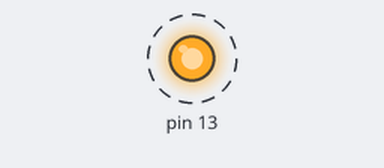
Bench run of a sketch on a simulated Arduino Uno, built with avr-gcc and run on an emulated ATmega328P. Parts: output pins drawn as LEDs (lit = HIGH). Wiring (inferred from the names in the program): DS1307 clock at I2C address 0x68. Dashed ring = blinking. The local clock reads 2024-03-15 10:24:30 at power-on unless the sketch sets it.

Above: at 0.5 s.
Timing chart, 0 to 4.6 s (numbered marks = the images above):
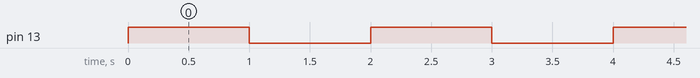

The sketch:

2_set_time_for_the_first_time.ino
```cpp
//make sure to put SCL to A5 on Arduino
//make sure to put SDA to A4 on Arduino
/*
 * this is a code to set the time to a real time for the first time
 * you have to enter the current time from the code down
 * this code only sets the RTC, no LCD dislay
 */
#include "Wire.h"
#define DS1307_I2C_ADDRESS 0x68

byte decToBcd(byte val)
{
  return ( (val/10*16) + (val%10) );
}

void setDateDs1307(
byte second,        // 0-59
byte minute,        // 0-59
byte hour,          // 1-23
byte dayOfWeek,     // 1-7 1=Mon, 7=Sun
byte dayOfMonth,    // 1-28/29/30/31
byte month,         // 1-12
byte year           // 0-99
)
{
  Wire.beginTransmission(DS1307_I2C_ADDRESS);
  Wire.write(0);
  Wire.write(decToBcd(second));
  Wire.write(decToBcd(minute));
  Wire.write(decToBcd(hour));
  Wire.write(decToBcd(dayOfWeek));
  Wire.write(decToBcd(dayOfMonth));
  Wire.write(decToBcd(month));
  Wire.write(decToBcd(year));
  Wire.endTransmission();
}

void setup()
{
  byte second, minute, hour, dayOfWeek, dayOfMonth, month, year;
  Wire.begin();
  pinMode(13, OUTPUT);

  // Change these values to what you want to set your clock to.
  // It is best to add 30 seconds to a minute to allow time for your computer to compile and upload the current time.
  // Only run this script once, as running it again will overwrite the time set in the RTC chip!
  // Hours are in 24 hour format
  // Day of week starts with Monday = 1 up to Sunday = 7
  // Year is in YY format, so only use the last 2 digits of the year
  //
  // Once you have run the program, the LED on pin 13 will flash to say it has finished, DO NOT UNPLUG OR RESET.
  // Simply follow the tutorial and upload the LCD code to avoid overwriting the correct time with this time again.
  //
  second = 0;
  minute = 34;
  hour = 12;
  dayOfWeek = 4;
  dayOfMonth = 6;
  month = 12;
  year = 18;
  setDateDs1307(second, minute, hour, dayOfWeek, dayOfMonth, month, year);
  //*/
}

void loop()
{
  digitalWrite(13, HIGH);   // turn the LED on (HIGH is the voltage level)
  delay(1000);               // wait for a second
  digitalWrite(13, LOW);    // turn the LED off by making the voltage LOW
  delay(1000);
}
```

Measured:
- by itself, pin 13: alternates HIGH for 1.0 s and LOW for 1.0 s
